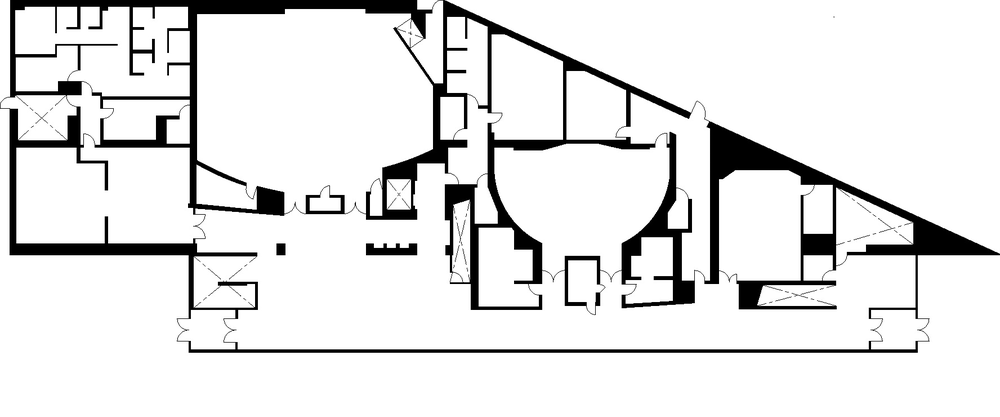
#> input picture SourceMaps/MD_0.png, 1000 x 417 px, shrunk from 1776 x 740 before the run
$ python convert_to_binary.py
#> lines starting #> are read from the running program, lines starting #| are printed output that depends on the picture; after the words box and inside, x2 and y2 are one past the last pixel; in counts of white or black regions, pixels touching at a corner belong together
from PIL import Image
import numpy as np


if __name__ == '__main__':

	col = Image.open("SourceMaps/MD_0.png")
#> col is the input picture: PIL image 1000x417 RGBA; mean R, G, B, A 227.3, 227.3, 227.3, 255
	gray = col.convert('L')

	# converting pixels to pure black or white
	bw = np.asarray(gray).copy()

	# Pixel range is 0...255, 256/2 = 128
	bw[bw < 128] = 0    # Black
	bw[bw >= 128] = 255 # White
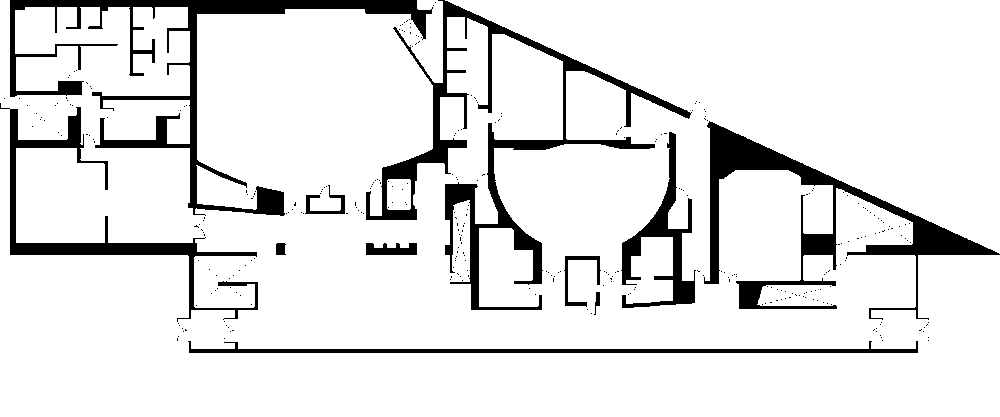
#> bw: shape (417, 1000); 89.3% white; 323 black regions (312 under 20 px), largest, box (x1, y1, x2, y2) and area: (366, 0, 692, 310) 11005, (10, 0, 433, 216) 10693, (704, 121, 1000, 320) 9714

	# Now we put it back in Pillow/PIL land
	imfile = Image.fromarray(bw)
	imfile.save("BinaryMaps/MD_1_bw.png")

$ run again, with SourceMaps/PH_1.png copied over SourceMaps/MD_0.png
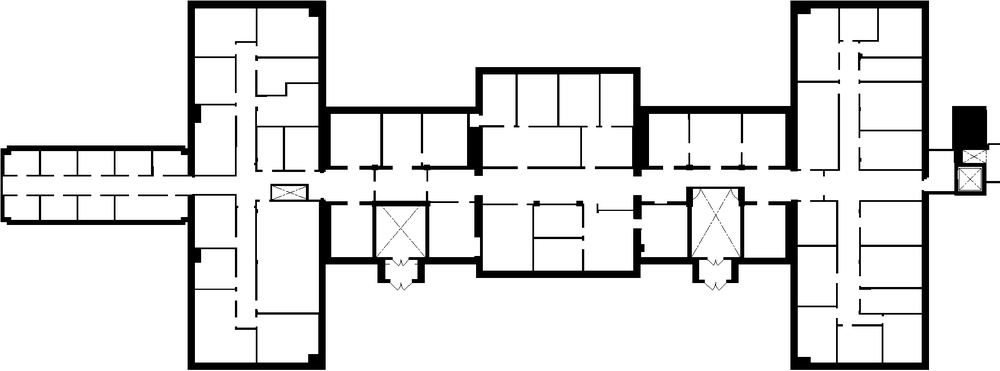
#> input picture SourceMaps/PH_1.png, 1000 x 371 px, shrunk from 1775 x 658 before the run
#> col is the input picture: PIL image 1000x371 RGBA; mean R, G, B, A 226.3, 226.3, 226.3, 255
#> `bw[bw >= 128] = 255`:
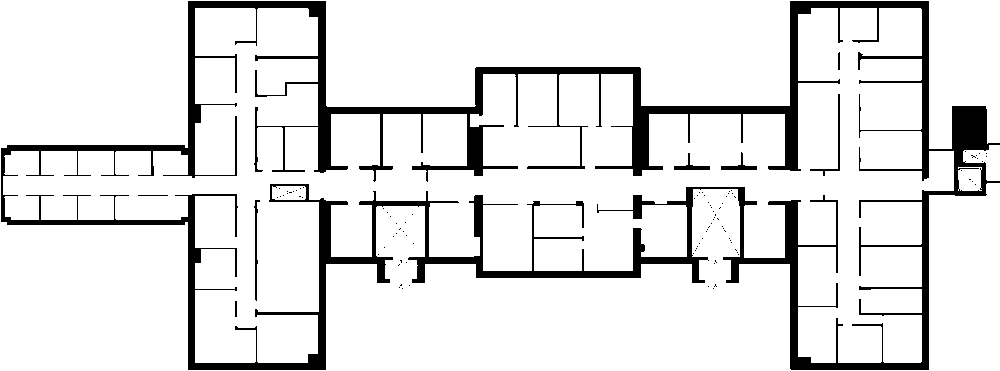
#> bw: shape (371, 1000); 89% white; 99 black regions (91 under 20 px), largest, box (x1, y1, x2, y2) and area: (1, 1, 1000, 370) 39762, (810, 94, 840, 176) 220, (254, 200, 260, 301) 217
